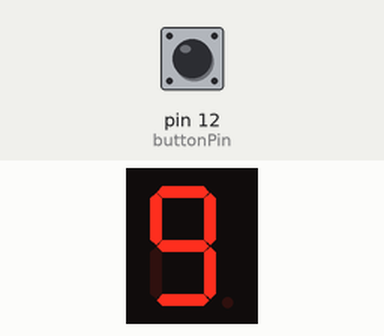
A sketch run on a simulated Arduino Uno, built with avr-gcc and run on an emulated ATmega328P. Parts: 1-digit seven-segment display. Wiring (inferred from the names in the program): 1-digit 7-segment display, segments lit when HIGH: segments pin 2, pin 3, pin 4, pin 5, pin 6, pin 7, pin 8. Inputs (shaded band) come from the test bench; at power-on: pin 12 (buttonPin) HIGH. The segment pins are drawn as the display they are named for.

Above: at 1.2 s.
1.3 s: pin 12 (buttonPin) pulled LOW for 0.15 s
At 1.9 s:
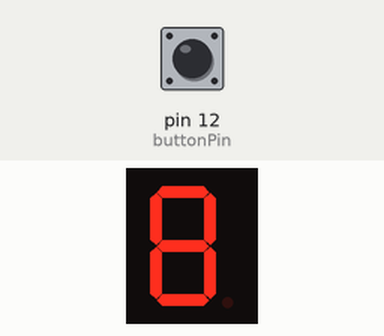
2.9 s: pin 12 (buttonPin) pulled LOW for 1 s
At 4.3 s:
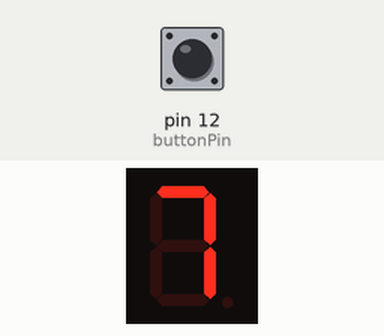
5.4 s: pin 12 (buttonPin) pulled LOW for 0.15 s
At 6.3 s:
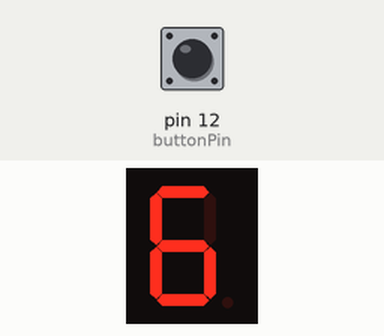
7.0 s: pin 12 (buttonPin) pulled LOW for 3.2 s
At 7.6 s:
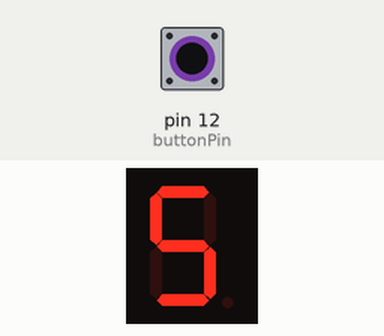
11.7 s: pin 12 (buttonPin) pulled LOW for 0.15 s
At 12.5 s:
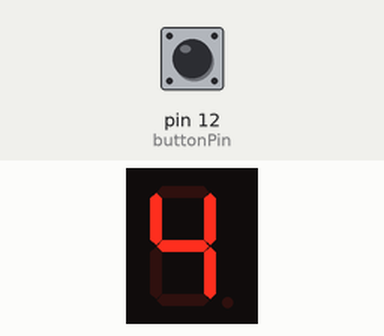
13.3 s: pin 12 (buttonPin) pulled LOW for 1 s
At 13.8 s:
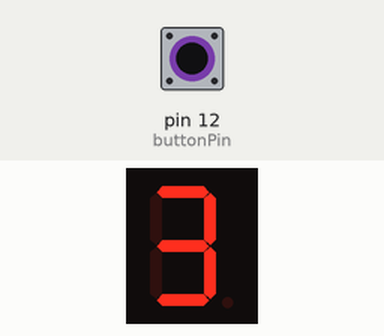
Timing chart, 0 to 16.3 s (numbered marks = the images above; inputs shaded):
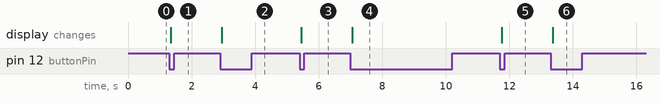

The sketch:

ManualCountdown.ino
```cpp
int pattern[10][7]={{HIGH,HIGH,HIGH,HIGH,HIGH,HIGH,LOW },
                    {LOW ,HIGH,HIGH,LOW ,LOW, LOW, LOW },
                    {HIGH,HIGH,LOW, HIGH,HIGH,LOW, HIGH},
                    {HIGH,HIGH,HIGH,HIGH,LOW, LOW, HIGH},
                    {LOW, HIGH,HIGH,LOW, LOW, HIGH,HIGH},
                    {HIGH,LOW, HIGH,HIGH,LOW, HIGH,HIGH},
                    {HIGH,LOW, HIGH,HIGH,HIGH,HIGH,HIGH},
                    {HIGH,HIGH,HIGH,LOW, LOW, LOW, LOW },
                    {HIGH,HIGH,HIGH,HIGH,HIGH,HIGH,HIGH},
                    {HIGH,HIGH,HIGH,HIGH,LOW, HIGH,HIGH}
};

int pinNo[7] = {2,3,4,5,6,7,8};
void display(int n){
  for(int i=0;i<7;i++){
    digitalWrite(pinNo[i], pattern[n][i]);
  }
}

const int buttonPin = 12;
int num =9;
boolean isHit = false;

void setup() {
  pinMode(buttonPin, INPUT_PULLUP);
  for(int i=0;i<7;i++){
    pinMode(pinNo[i], OUTPUT);
  }
}

void loop() {
  display(num);
  int buttonState = digitalRead(buttonPin);
  boolean isPushed = false;
  if (buttonState == LOW) {
    if (!isHit) {
      isHit = true;
      isPushed = true;
    }
  } else {
    isHit = false;
  }

  if (isPushed) {
    num--;
    if(num==-1){
      num=9;
      }
  }

  delay(50);
}
```

Measured:
- after the input at 1.3 s, the display: changes after 0.05 s (image 1)
- after the input at 2.9 s, the display: changes after 0.05 s (image 2)
- after the input at 5.4 s, the display: changes after 0.06 s (image 3)
- after the input at 7.0 s, the display: changes after 0.06 s (image 4)
- after the input at 11.7 s, the display: changes after 0.06 s (image 5)
- after the input at 13.3 s, the display: changes after 0.06 s (image 6)
